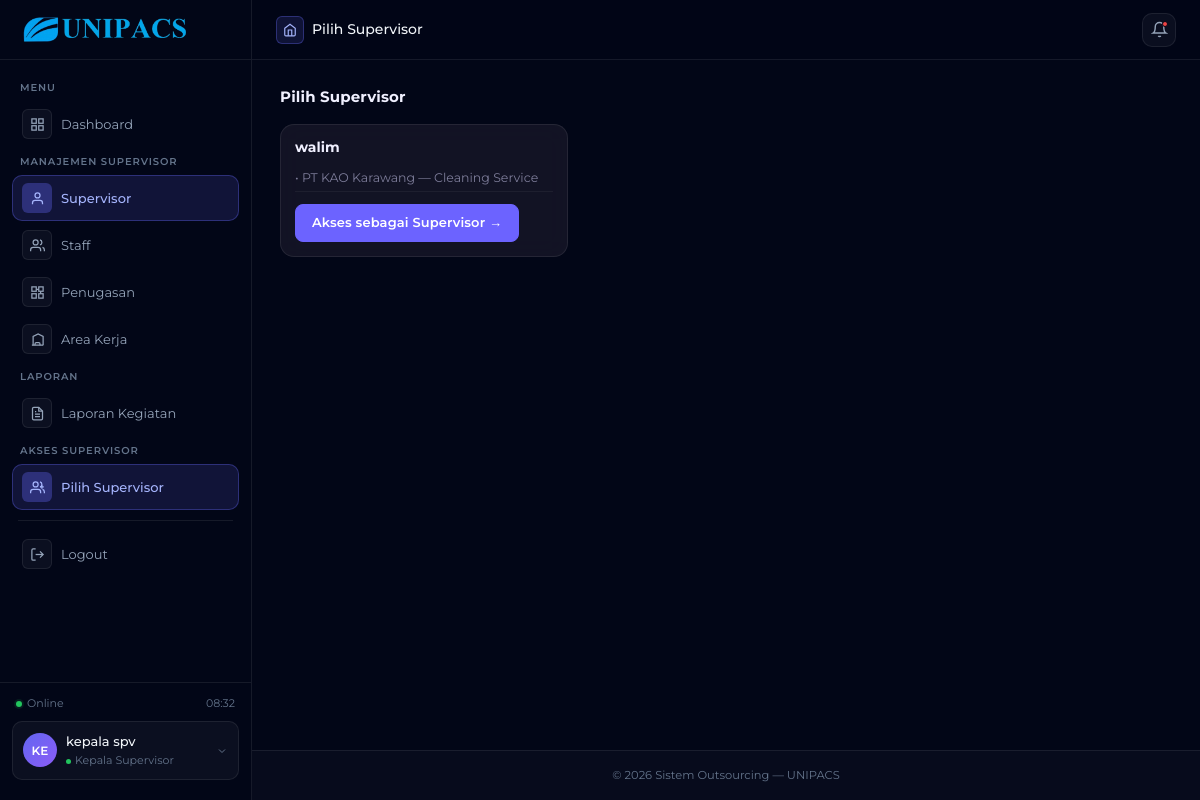
Before: /kepala/pilih-supervisor/ (signed in) with the older database file.
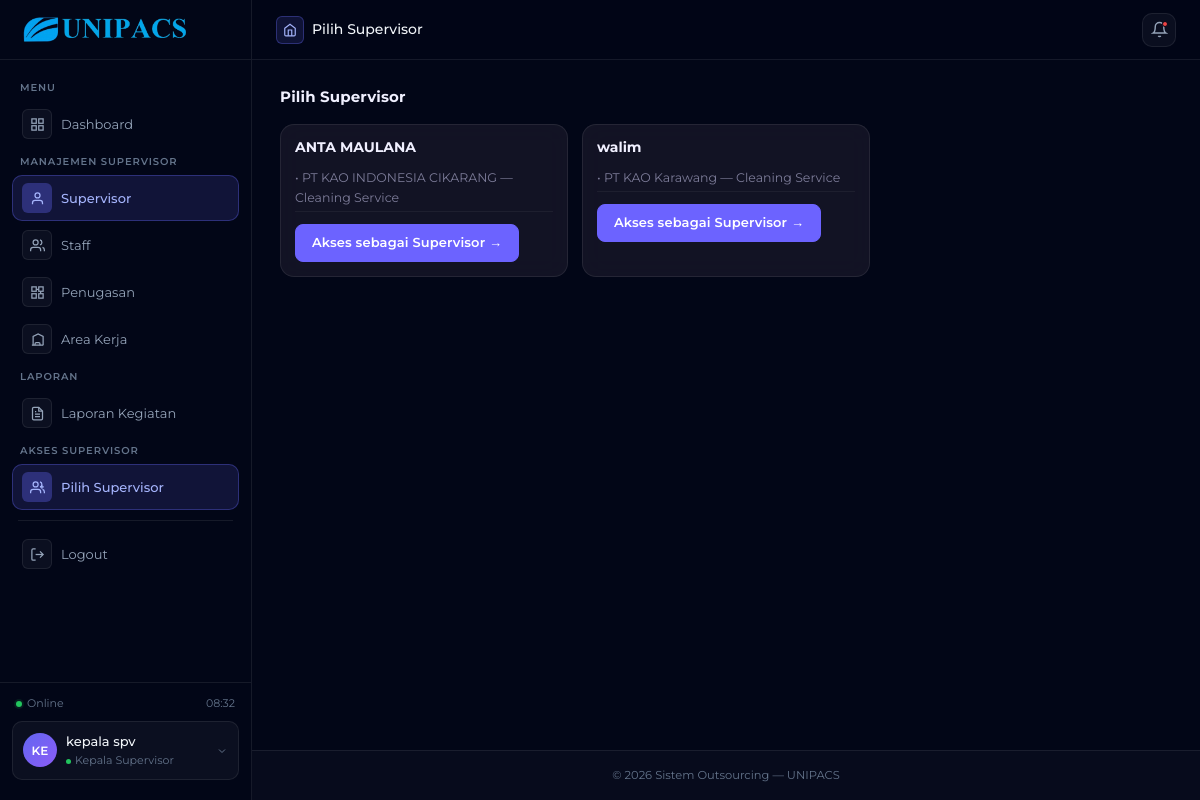
After: the same page with the newer database file.
### outsourcing/models.py (models this page shows, shortened)
class User(AbstractUser):
    role = models.CharField(
        max_length=30,
        choices=RoleChoices.choices,
        default=RoleChoices.STAFF,
    )
    nama_lengkap = models.CharField(max_length=150, blank=True)
    jenis_kelamin = models.CharField(
        max_length=1,
        choices=GenderChoices.choices,
        blank=True,
        null=True,
    )
    nik = models.CharField(
        max_length=20,
        blank=True,
        null=True,
        help_text='NIK / ID Karyawan (contoh: 202403157)',
    )
    telepon      = models.CharField(
        max_length=20,
        blank=True,
        validators=[telepon_validator],
    )
    foto_profil  = models.ImageField(
        upload_to='foto_profil/',
        blank=True,
        null=True,
    )
    dibuat_pada  = models.DateTimeField(auto_now_add=True)
    diubah_pada  = models.DateTimeField(auto_now=True)
    class Meta:
        verbose_name        = 'Pengguna'
        verbose_name_plural = 'Pengguna'
        ordering            = ['nama_lengkap']

class SupervisorPerusahaan(models.Model):
    supervisor        = models.ForeignKey(
        User,
        on_delete=models.CASCADE,
        related_name='penugasan_supervisor',
        limit_choices_to={'role': RoleChoices.SUPERVISOR},
    )
    perusahaan        = models.ForeignKey(
        Perusahaan,
        on_delete=models.CASCADE,
        related_name='supervisor_perusahaan',
    )
    jenis_jasa        = models.ForeignKey(
        JenisJasa,
        on_delete=models.CASCADE,
        related_name='supervisor_perusahaan',
    )
    kepala_supervisor = models.ForeignKey(
        User,
        on_delete=models.SET_NULL,
        null=True,
        blank=True,
        related_name='supervisor_dibawahnya',
        limit_choices_to={'role': RoleChoices.KEPALA_SUPERVISOR},
    )
    is_active    = models.BooleanField(default=True)
    dibuat_pada = models.DateTimeField(auto_now_add=True)
    diubah_pada = models.DateTimeField(auto_now=True)
    objects = models.Manager()
    aktif   = AktifManager()
    class Meta:
        verbose_name        = 'Penugasan Supervisor'
        verbose_name_plural = 'Penugasan Supervisor'
        unique_together     = ['supervisor', 'perusahaan', 'jenis_jasa']

class Perusahaan(models.Model):
    nama_perusahaan = models.CharField(max_length=200)
    alamat          = models.TextField()
    telepon         = models.CharField(max_length=20, blank=True)
    email           = models.EmailField(blank=True)
    jenis_jasa      = models.ManyToManyField(
        JenisJasa,
        related_name='perusahaan',
        blank=True,
    )
    customer        = models.OneToOneField(
        User,
        on_delete=models.SET_NULL,
        null=True,
        blank=True,
        related_name='perusahaan_customer',
        limit_choices_to={'role': RoleChoices.CUSTOMER},
    )
    foto_perusahaan  = models.ImageField(
        upload_to='foto_perusahaan/',
        blank=True,
        null=True,
    )
    is_active    = models.BooleanField(default=True)
    dibuat_pada = models.DateTimeField(auto_now_add=True)
    diubah_pada = models.DateTimeField(auto_now=True)
    objects = models.Manager()
    aktif   = AktifManager()
    class Meta:
        verbose_name        = 'Perusahaan'
        verbose_name_plural = 'Perusahaan'
        ordering            = ['nama_perusahaan']

class JenisJasa(models.Model):
    nama_jasa   = models.CharField(max_length=100, unique=True)
    deskripsi   = models.TextField(blank=True)
    is_active    = models.BooleanField(default=True)
    dibuat_pada = models.DateTimeField(auto_now_add=True)
    diubah_pada = models.DateTimeField(auto_now=True)
    objects = models.Manager()
    aktif   = AktifManager()
    class Meta:
        verbose_name        = 'Jenis Jasa'
        verbose_name_plural = 'Jenis Jasa'
        ordering            = ['nama_jasa']

### outsourcing/views/kepala_supervisor/akun.py (the view)
# urls.py: path('kepala/pilih-supervisor/', pilih_supervisor, name='kepala_pilih_supervisor'),
@kepala_supervisor_required
def pilih_supervisor(request):
    penugasan = SupervisorPerusahaan.objects.filter(
        kepala_supervisor=request.user,
        is_active=True,
    ).select_related('supervisor', 'perusahaan', 'jenis_jasa').order_by('supervisor__nama_lengkap')
    supervisors = {}
    for p in penugasan:
        if p.supervisor_id not in supervisors:
            supervisors[p.supervisor_id] = {
                'supervisor': p.supervisor,
                'penugasan' : [],
            }
        supervisors[p.supervisor_id]['penugasan'].append(p)
    return render(request, 'kepala_supervisor/akun/pilih_supervisor.html', {
        'supervisors'          : supervisors.values(),
        'acting_as_supervisor' : request.session.get('acting_as_supervisor_id'),
        'page_title'           : 'Pilih Supervisor',
    })

### outsourcing/templates/kepala_supervisor/akun/pilih_supervisor.html
{% extends 'kepala_supervisor/base_kepala.html' %}
{% load static %}
{% block extra_css %}
<link rel="stylesheet" href="{% static 'css/kepala_spv/kepala.css' %}">
{% endblock %}
{% block content %}
<div class="page-header">
    <h5>{{ page_title }}</h5>
</div>
<div class="row g-3">
    {% for item in supervisors %}
    <div class="col-md-4">
        <div class="card h-100">
            <div class="card-body">
                <h5 class="card-title" style="font-size:14px;font-weight:700;color:#f0f0ff;margin-bottom:10px;">
                    {{ item.supervisor.nama_lengkap }}
                </h5>
                <ul class="list-unstyled" style="margin-bottom:12px;">
                    {% for p in item.penugasan %}
                    <li style="font-size:12.5px;color:rgba(160,160,192,0.75);padding:3px 0;border-bottom:1px solid rgba(255,255,255,0.05);">
                        • {{ p.perusahaan.nama_perusahaan }} — {{ p.jenis_jasa.nama_jasa }}
                    </li>
                    {% endfor %}
                </ul>
                <a href="{% url 'kepala_set_acting_supervisor' item.supervisor.id %}"
                    class="btn btn-primary btn-sm">
                    Akses sebagai Supervisor →
                </a>
            </div>
        </div>
    </div>
    {% empty %}
    <div class="col-12">
        <p style="color:rgba(160,160,192,0.6);font-size:13px;">
            Tidak ada supervisor di bawah pengawasan Anda.
        </p>
    </div>
    {% endfor %}
</div>
{% endblock %}

Changed rows visible on the page:
added User: supervisor.nama_lengkap "ANTA MAULANA"
added SupervisorPerusahaan: perusahaan.nama_perusahaan "PT KAO INDONESIA CIKARANG", jenis_jasa.nama_jasa "Cleaning Service", shown under "ANTA MAULANA"
